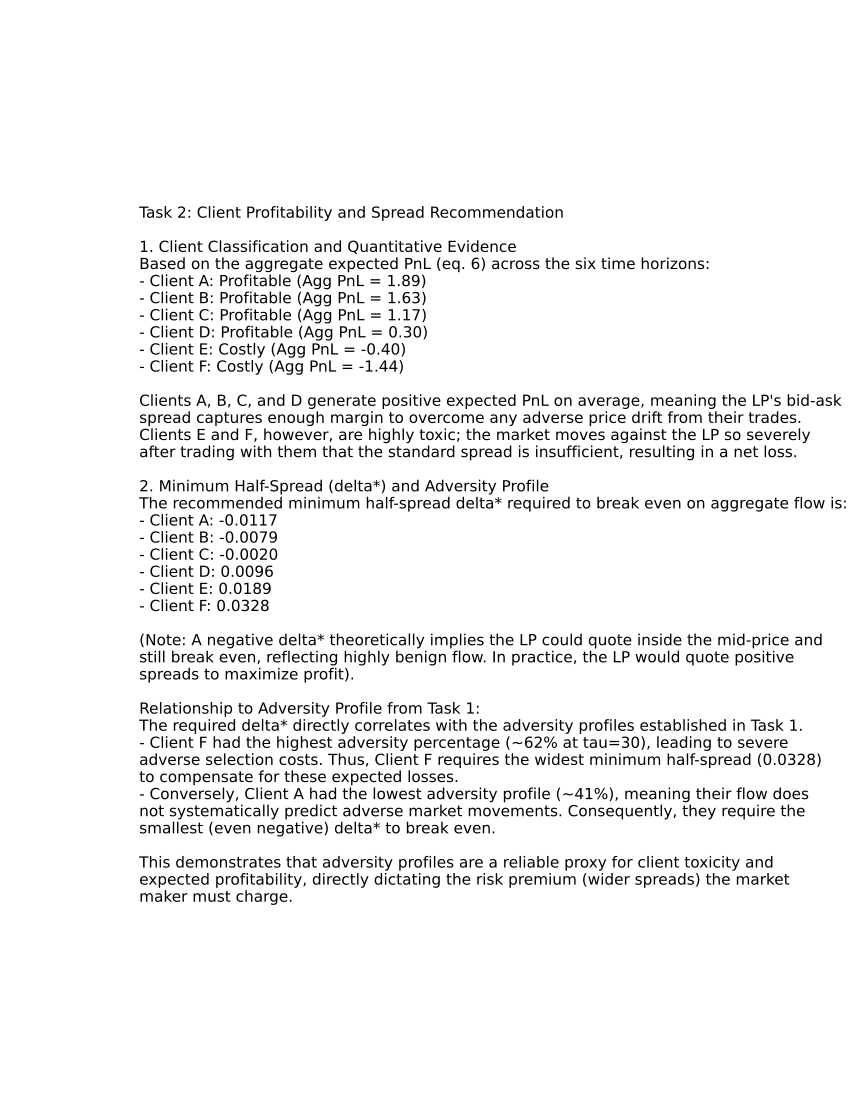

The script that saved this image:
import pandas as pd
import matplotlib.pyplot as plt
from matplotlib.backends.backend_pdf import PdfPages
import textwrap

fig, ax = plt.subplots(figsize=(8.5, 11))

text = """
Task 2: Client Profitability and Spread Recommendation

1. Client Classification and Quantitative Evidence
Based on the aggregate expected PnL (eq. 6) across the six time horizons:
- Client A: Profitable (Agg PnL = 1.89)
- Client B: Profitable (Agg PnL = 1.63)
- Client C: Profitable (Agg PnL = 1.17)
- Client D: Profitable (Agg PnL = 0.30)
- Client E: Costly (Agg PnL = -0.40)
- Client F: Costly (Agg PnL = -1.44)

Clients A, B, C, and D generate positive expected PnL on average, meaning the LP's bid-ask spread captures enough margin to overcome any adverse price drift from their trades. Clients E and F, however, are highly toxic; the market moves against the LP so severely after trading with them that the standard spread is insufficient, resulting in a net loss.

2. Minimum Half-Spread (delta*) and Adversity Profile
The recommended minimum half-spread delta* required to break even on aggregate flow is:
- Client A: -0.0117
- Client B: -0.0079
- Client C: -0.0020
- Client D: 0.0096
- Client E: 0.0189
- Client F: 0.0328

(Note: A negative delta* theoretically implies the LP could quote inside the mid-price and still break even, reflecting highly benign flow. In practice, the LP would quote positive spreads to maximize profit).

Relationship to Adversity Profile from Task 1:
The required delta* directly correlates with the adversity profiles established in Task 1. 
- Client F had the highest adversity percentage (~62% at tau=30), leading to severe adverse selection costs. Thus, Client F requires the widest minimum half-spread (0.0328) to compensate for these expected losses.
- Conversely, Client A had the lowest adversity profile (~41%), meaning their flow does not systematically predict adverse market movements. Consequently, they require the smallest (even negative) delta* to break even.

This demonstrates that adversity profiles are a reliable proxy for client toxicity and expected profitability, directly dictating the risk premium (wider spreads) the market maker must charge.
"""

# Manual wrapping for each paragraph to preserve newlines
wrapped_lines = []
for line in text.split('\n'):
    if line.strip() == '':
        wrapped_lines.append('')
    else:
        wrapped_lines.append(textwrap.fill(line, width=90))

wrapped_text = '\n'.join(wrapped_lines)

ax.axis('off')
ax.text(0.05, 0.5, wrapped_text, fontsize=11, verticalalignment='center', fontfamily='sans-serif')

with PdfPages('task2_report.pdf') as pdf:
    pdf.savefig(fig)
